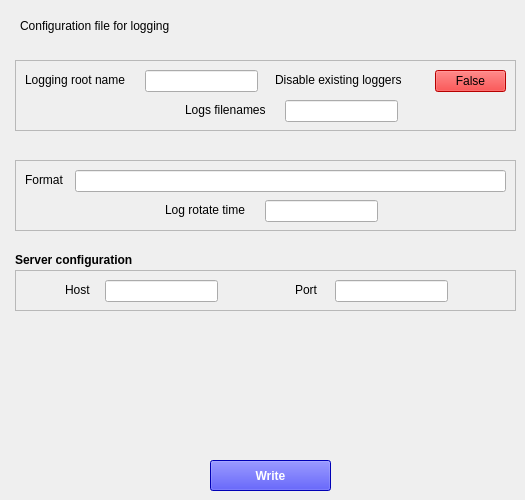
    <widget class="QWidget" name="loggTab">
     <attribute name="title">
      <string>Logging</string>
     </attribute>
     <widget class="QLabel" name="label_131">
      <property name="geometry">
       <rect>
        <x>20</x>
        <y>10</y>
        <width>491</width>
        <height>31</height>
       </rect>
      </property>
      <property name="font">
       <font>
        <pointsize>9</pointsize>
       </font>
      </property>
      <property name="text">
       <string>Configuration file for logging</string>
      </property>
      <property name="wordWrap">
       <bool>true</bool>
      </property>
     </widget>
     <widget class="QFrame" name="frame_11">
      <property name="geometry">
       <rect>
        <x>15</x>
        <y>60</y>
        <width>501</width>
        <height>71</height>
       </rect>
      </property>
      <property name="frameShape">
       <enum>QFrame::StyledPanel</enum>
      </property>
      <property name="frameShadow">
       <enum>QFrame::Raised</enum>
      </property>
      <widget class="QLineEdit" name="lggFileEdit">
       <property name="geometry">
        <rect>
         <x>270</x>
         <y>40</y>
         <width>113</width>
         <height>22</height>
        </rect>
       </property>
       <property name="font">
        <font>
         <pointsize>9</pointsize>
        </font>
       </property>
       <property name="text">
        <string/>
       </property>
      </widget>
      <widget class="QLabel" name="label_259">
       <property name="geometry">
        <rect>
         <x>260</x>
         <y>10</y>
         <width>151</width>
         <height>20</height>
        </rect>
       </property>
       <property name="font">
        <font>
         <pointsize>9</pointsize>
        </font>
       </property>
       <property name="text">
        <string>Disable existing loggers</string>
       </property>
      </widget>
      <widget class="QLineEdit" name="lggRootEdit">
       <property name="geometry">
        <rect>
         <x>130</x>
         <y>10</y>
         <width>113</width>
         <height>22</height>
        </rect>
       </property>
       <property name="font">
        <font>
         <pointsize>9</pointsize>
        </font>
       </property>
       <property name="text">
        <string/>
       </property>
      </widget>
      <widget class="QPushButton" name="lggBtn">
       <property name="geometry">
        <rect>
         <x>420</x>
         <y>10</y>
         <width>71</width>
         <height>22</height>
        </rect>
       </property>
       <property name="styleSheet">
        <string notr="true">QPushButton
{
   background-color:red;
}
QPushButton::checked
{
   background-color:green;
}</string>
       </property>
       <property name="text">
        <string>False</string>
       </property>
       <property name="checkable">
        <bool>true</bool>
       </property>
       <property name="checked">
        <bool>false</bool>
       </property>
      </widget>
      <widget class="QLabel" name="label_132">
       <property name="geometry">
        <rect>
         <x>10</x>
         <y>10</y>
         <width>121</width>
         <height>20</height>
        </rect>
       </property>
       <property name="font">
        <font>
         <pointsize>9</pointsize>
        </font>
       </property>
       <property name="text">
        <string>Logging root name</string>
       </property>
      </widget>
      <widget class="QLabel" name="label_260">
       <property name="geometry">
        <rect>
         <x>170</x>
         <y>40</y>
         <width>101</width>
         <height>20</height>
        </rect>
       </property>
       <property name="font">
        <font>
         <pointsize>9</pointsize>
        </font>
       </property>
       <property name="text">
        <string>Logs filenames</string>
       </property>
      </widget>
     </widget>
     <widget class="QFrame" name="frame_12">
      <property name="geometry">
       <rect>
        <x>15</x>
        <y>270</y>
        <width>501</width>
        <height>41</height>
       </rect>
      </property>
      <property name="frameShape">
       <enum>QFrame::StyledPanel</enum>
      </property>
      <property name="frameShadow">
       <enum>QFrame::Raised</enum>
      </property>
      <widget class="QLineEdit" name="lggPortEdit">
       <property name="geometry">
        <rect>
         <x>320</x>
         <y>10</y>
         <width>113</width>
         <height>22</height>
        </rect>
       </property>
       <property name="font">
        <font>
         <pointsize>9</pointsize>
        </font>
       </property>
       <property name="text">
        <string/>
       </property>
      </widget>
      <widget class="QLabel" name="label_263">
       <property name="geometry">
        <rect>
         <x>50</x>
         <y>10</y>
         <width>31</width>
         <height>20</height>
        </rect>
       </property>
       <property name="font">
        <font>
         <pointsize>9</pointsize>
        </font>
       </property>
       <property name="text">
        <string>Host</string>
       </property>
      </widget>
      <widget class="QLineEdit" name="lgghostEdit">
       <property name="geometry">
        <rect>
         <x>90</x>
         <y>10</y>
         <width>113</width>
         <height>22</height>
        </rect>
       </property>
       <property name="font">
        <font>
         <pointsize>9</pointsize>
        </font>
       </property>
       <property name="text">
        <string/>
       </property>
      </widget>
      <widget class="QLabel" name="label_264">
       <property name="geometry">
        <rect>
         <x>280</x>
         <y>10</y>
         <width>31</width>
         <height>20</height>
        </rect>
       </property>
       <property name="font">
        <font>
         <pointsize>9</pointsize>
        </font>
       </property>
       <property name="text">
        <string>Port</string>
       </property>
      </widget>
     </widget>
     <widget class="QLabel" name="label_265">
      <property name="geometry">
       <rect>
        <x>15</x>
        <y>250</y>
        <width>141</width>
        <height>20</height>
       </rect>
      </property>
      <property name="font">
       <font>
        <pointsize>9</pointsize>
        <weight>75</weight>
        <bold>true</bold>
       </font>
      </property>
      <property name="text">
       <string>Server configuration</string>
      </property>
     </widget>
     <widget class="QFrame" name="frame_13">
      <property name="geometry">
       <rect>
        <x>15</x>
        <y>160</y>
        <width>501</width>
        <height>71</height>
       </rect>
      </property>
      <property name="frameShape">
       <enum>QFrame::StyledPanel</enum>
      </property>
      <property name="frameShadow">
       <enum>QFrame::Raised</enum>
      </property>
      <widget class="QLineEdit" name="lggRotEdit">
       <property name="geometry">
        <rect>
         <x>250</x>
         <y>40</y>
         <width>113</width>
         <height>22</height>
        </rect>
       </property>
       <property name="font">
        <font>
         <pointsize>9</pointsize>
        </font>
       </property>
       <property name="text">
        <string/>
       </property>
      </widget>
      <widget class="QLabel" name="label_261">
       <property name="geometry">
        <rect>
         <x>10</x>
         <y>10</y>
         <width>51</width>
         <height>20</height>
        </rect>
       </property>
       <property name="font">
        <font>
         <pointsize>9</pointsize>
        </font>
       </property>
       <property name="text">
        <string>Format</string>
       </property>
      </widget>
      <widget class="QLineEdit" name="lggformatEdit">
       <property name="geometry">
        <rect>
         <x>60</x>
         <y>10</y>
         <width>431</width>
         <height>22</height>
        </rect>
       </property>
       <property name="font">
        <font>
         <pointsize>9</pointsize>
        </font>
       </property>
       <property name="text">
        <string/>
       </property>
      </widget>
      <widget class="QLabel" name="label_262">
       <property name="geometry">
        <rect>
         <x>150</x>
         <y>40</y>
         <width>101</width>
         <height>20</height>
        </rect>
       </property>
       <property name="font">
        <font>
         <pointsize>9</pointsize>
        </font>
       </property>
       <property name="text">
        <string>Log rotate time</string>
       </property>
      </widget>
     </widget>
     <widget class="QPushButton" name="logBtn">
      <property name="geometry">
       <rect>
        <x>210</x>
        <y>460</y>
        <width>121</width>
        <height>31</height>
       </rect>
      </property>
      <property name="font">
       <font>
        <weight>75</weight>
        <bold>true</bold>
       </font>
      </property>
      <property name="styleSheet">
       <string notr="true">color: white;
background-color: blue</string>
      </property>
      <property name="text">
       <string>Write</string>
      </property>
     </widget>
    </widget>
